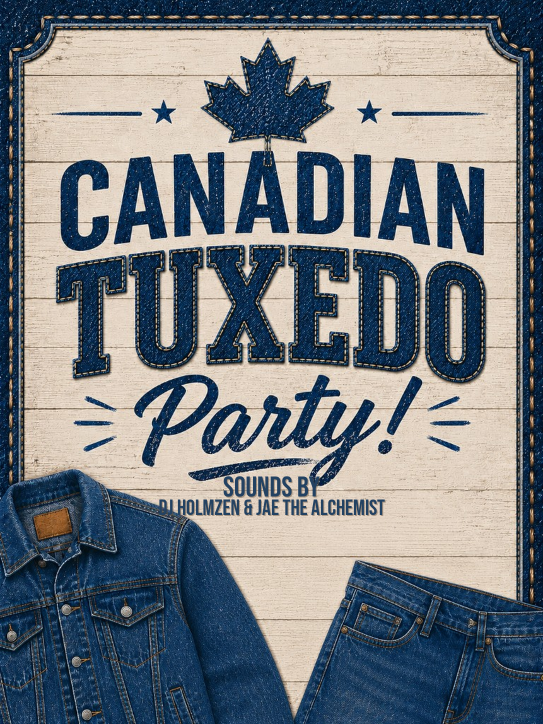
#> input picture assets/poster.png, 1086 x 1448 px, found by its file name (shown at 1/2 size)
$ python optimize-assets.py
#> lines starting #> are read from the running program, lines starting #| are printed output that depends on the picture
from __future__ import annotations

import subprocess
from pathlib import Path

from PIL import Image

ROOT = Path(r"c:\Users\kyle\OneDrive\Desktop\Canadian Tuxedo Party")
ASSETS = ROOT / "assets"
POSTER_BASE = ASSETS / "poster-base.png"
POSTER_PNG = ASSETS / "poster.png"
POSTER_WEBP = ASSETS / "poster.webp"
POSTER_HERO = ASSETS / "poster-hero.jpg"
POSTER_OG = ASSETS / "poster-og.jpg"
ICON = ASSETS / "app-icon.png"
ADD_DJ = ROOT / "scripts" / "add-poster-dj.py"
TARGET_OG_KB = 500


def regenerate_poster() -> Image.Image:
    subprocess.run(["python", str(ADD_DJ)], check=True, cwd=ROOT)
#> (this line was passed over: subprocess is not available in this run)
    return Image.open(POSTER_PNG).convert("RGB")
#> returned value is the input picture: PIL image 1086x1448 RGB; mean R, G, B 118, 123.9, 129.6


def export_variants(poster: Image.Image) -> None:
    width, height = poster.size
#> width = 1086; height = 1448

    poster.save(POSTER_WEBP, format="WEBP", quality=82, method=6)
    poster.save(POSTER_HERO, format="JPEG", quality=88, optimize=True)

    og_width = 1200
    ratio = og_width / width
#> ratio = 1.1
    og = poster.resize((og_width, int(height * ratio)), Image.Resampling.LANCZOS)
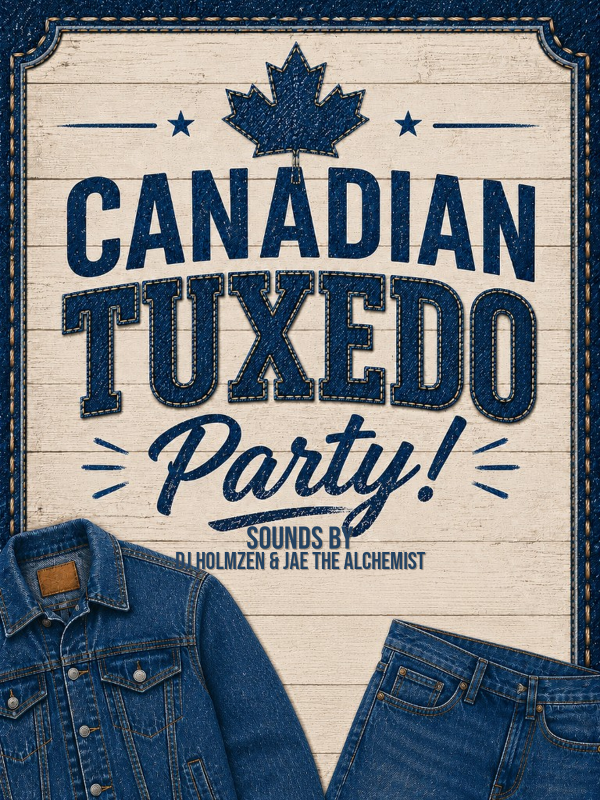
#> og: PIL image 1200x1600 RGB (shown at 1/2 size); mean R, G, B 118, 124, 129.6
    for quality in (85, 80, 75, 70):
        og.save(POSTER_OG, format="JPEG", quality=quality, optimize=True)
        if POSTER_OG.stat().st_size <= TARGET_OG_KB * 1024:
            break


def create_app_icon(poster: Image.Image) -> None:
    width, height = poster.size
    side = min(width, height)
    left = (width - side) // 2
    top = max(0, (height - side) // 2 - int(side * 0.08))
    crop = poster.crop((left, top, left + side, top + side))
    icon = crop.resize((512, 512), Image.Resampling.LANCZOS)
    icon.save(ICON, format="PNG", optimize=True, compress_level=9)


def main() -> None:
    poster = regenerate_poster()
    export_variants(poster)
    create_app_icon(poster)

    for path in (POSTER_PNG, POSTER_WEBP, POSTER_HERO, POSTER_OG, ICON):
        size_kb = path.stat().st_size / 1024
        print(f"{path.name}: {size_kb:.1f} KB")


if __name__ == "__main__":
#> (the run stopped early here; a loop or call above may not have finished)
